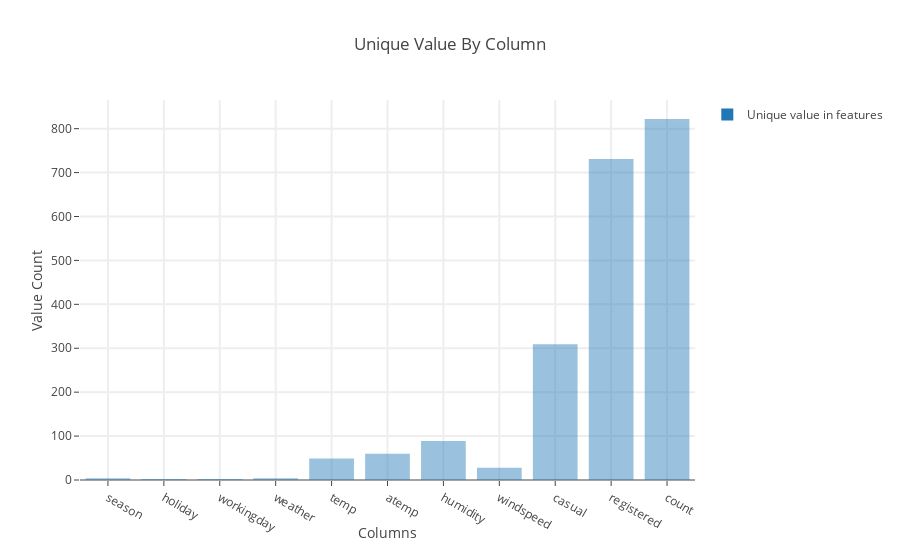

The code cell stored with this chart in its notebook:
### Code cell
### 유니크 갯수 계산
train_unique = []
columns = ['season','holiday','workingday','weather','temp','atemp','humidity','windspeed','casual','registered','count']

for i in columns:
    train_unique.append(len(df_train[i].unique()))
unique_train = pd.DataFrame()
unique_train['Columns'] = columns
unique_train['Unique_value'] = train_unique

data = [
    go.Bar(
        x = unique_train['Columns'],
        y = unique_train['Unique_value'],
        name = 'Unique value in features',
        textfont=dict(size=20),
        marker=dict(
        line=dict(
            color= generate_color(),
            #width= 2,
        ), opacity = 0.45
    )
    ),
    ]
layout= go.Layout(
        title= "Unique Value By Column",
        xaxis= dict(title='Columns', ticklen=5, zeroline=False, gridwidth=2),
        yaxis= dict(title='Value Count', ticklen=5, gridwidth=2),
        showlegend=True
    )
fig = go.Figure(data=data, layout=layout)
py.iplot(fig, filename='skin')

### Figure 1 — Plotly figure (JSON) as saved in the notebook; plotly's stock layout.template omitted (floating-point values rounded to 4 significant figures)
{"data": [{"marker": {"opacity": 0.45}, "name": "Unique value in features", "textfont": {"size": 20}, "type": "bar", "uid": "7498377e-da3b-4527-97b5-bac161568385", "x": ["season", "holiday", "workingday", "weather", "temp", "atemp", "humidity", "windspeed", "casual", "registered", "count"], "y": [4, 2, 2, 4, 49, 60, 89, 28, 309, 731, 822]}], "layout": {"showlegend": true, "title": {"text": "Unique Value By Column"}, "xaxis": {"gridwidth": 2, "ticklen": 5, "title": {"text": "Columns"}, "zeroline": false}, "yaxis": {"gridwidth": 2, "ticklen": 5, "title": {"text": "Value Count"}}}}
